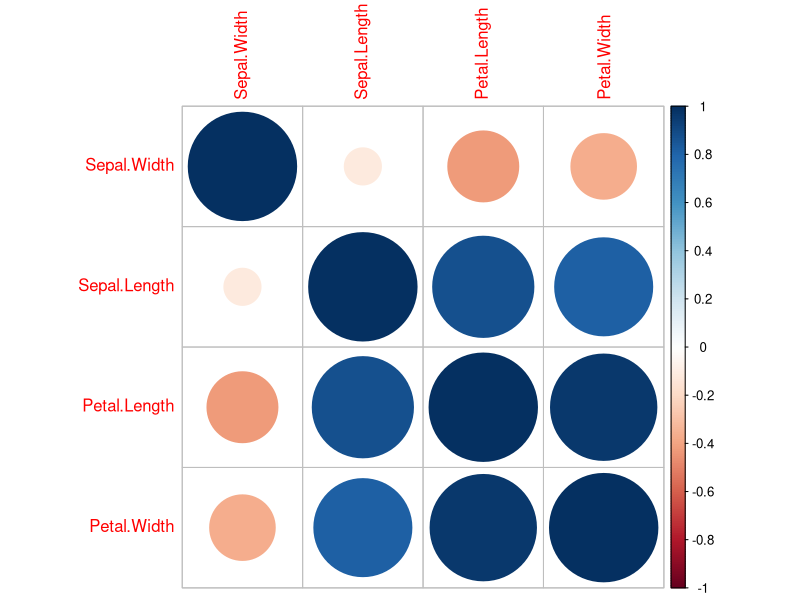
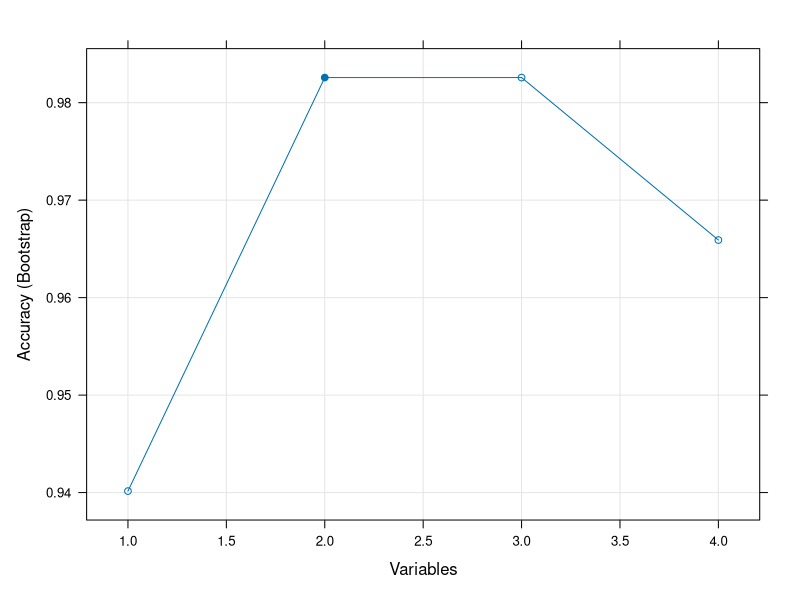

Recreate these plots in R, in order.
## ---- chunk 1
knitr::opts_chunk$set(echo = TRUE)
## ---- chunk 2
library(tidyverse)
library(caret)
library(randomForest)
library(mlbench)
library(glmnet)
library(datasets)
library(dplyr)
library(MASS)
library(nnet)
library(e1071)
library(AER)
## ---- chunk 3
data(iris)

iris_num <- iris[,1:4]
## ---- chunk 4
# calculate correlation
correlation_matrix = cor(iris_num)

# correlation plot
library(corrplot)
corrplot(correlation_matrix, order = "hclust")

# keep correlation >=0.7
highly_correlated <- colnames(iris)[findCorrelation(correlation_matrix, cutoff = 0.7, verbose = TRUE)]
highly_correlated
## ---- chunk 5
iris_num[is.na(iris_num)] = 0

#define the control 
control = rfeControl(functions = caretFuncs, number = 2)

# run the RFE algorithm
results = rfe(iris[,1:4], iris[,5], sizes = c(1,2,3), rfeControl = control, method = "svmRadial")
# sizes is number of featuresr you want to pull out

results
results$variables

plot(results, type=c('g','o'))

predictors(results)
## ---- chunk 6
# multinomial logistic regression
logistic <- multinom(Species ~ ., data=iris)
logistic

# p values for predictors
coeftest(logistic)
